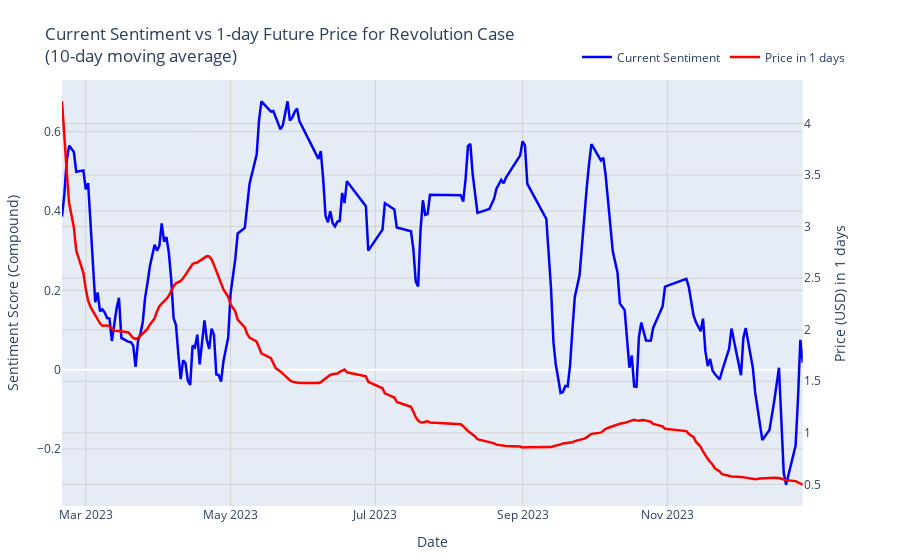

The code cell stored with this chart in its notebook:
### Markdown cell above
## timeseries - compound polarity against price plot

### Code cell
# Create a copy for this analysis
polarity_price_df = merged_df.copy()

# Set the prediction lag in days
prediction_days = 1  # Adjust this value as needed

# Shift price forward (future price)
polarity_price_df['future_price'] = polarity_price_df['price_usd'].shift(-prediction_days)

# Calculate smoothened versions
window_size = 10
polarity_price_df['smooth_compound'] = polarity_price_df['compound'].rolling(window=window_size).mean()
polarity_price_df['smooth_future_price'] = polarity_price_df['future_price'].rolling(window=window_size).mean()

# Remove NaN values created by the shift and smoothing
polarity_price_df = polarity_price_df.dropna(subset=['smooth_compound', 'smooth_future_price'])

# Create figure with secondary y-axis
fig = make_subplots(specs=[[{"secondary_y": True}]])

# Add smoothened traces
fig.add_trace(
    go.Scatter(x=polarity_price_df['date'], y=polarity_price_df['smooth_compound'], 
               name="Current Sentiment", line=dict(color='blue', width=2.5)),
    secondary_y=False,
)

fig.add_trace(
    go.Scatter(x=polarity_price_df['date'], y=polarity_price_df['smooth_future_price'], 
               name=f"Price in {prediction_days} days", line=dict(color='red', width=2.5)),
    secondary_y=True,
)

# Update layout
fig.update_layout(
    title_text=f"Current Sentiment vs {prediction_days}-day Future Price for {ITEM}<br>({window_size}-day moving average)",
    legend=dict(orientation="h", yanchor="bottom", y=1.02, xanchor="right", x=1),
    margin=dict(l=50, r=50, t=80, b=50),
)

# Update axes
fig.update_yaxes(title_text="Sentiment Score (Compound)", secondary_y=False, gridcolor='lightgrey')
fig.update_yaxes(title_text=f"Price (USD) in {prediction_days} days", secondary_y=True, gridcolor='lightgrey')
fig.update_xaxes(title_text="Date", gridcolor='lightgrey')

# Show the figure
fig.show()

# Save figures
save_dir = os.path.join(GAME_PRICE_PREDICTION_PATH, 'data', 'figures', ITEM_SANITIZED)
os.makedirs(save_dir, exist_ok=True)

fig.write_image(
    os.path.join(save_dir, f'timeseries_pol_price_prediction_{prediction_days}days.png'),
    width=1920, height=1080, scale=2
)

fig.write_html(os.path.join(save_dir, f'timeseries_pol_price_prediction_{prediction_days}days.html'))

### Figure 1 — Plotly figure (JSON) as saved in the notebook; plotly's stock layout.template omitted (floating-point values rounded to 4 significant figures; data arrays with more than 128 entries replaced by an {"elided": "..."} marker saying what was removed)
{"data": [{"line": {"color": "blue", "width": 2.5}, "name": "Current Sentiment", "type": "scatter", "x": {"elided": "205 str values"}, "xaxis": "x", "y": {"elided": "205 float values"}, "yaxis": "y"}, {"line": {"color": "red", "width": 2.5}, "name": "Price in 1 days", "type": "scatter", "x": {"elided": "205 str values"}, "xaxis": "x", "y": {"elided": "205 float values"}, "yaxis": "y2"}], "layout": {"legend": {"orientation": "h", "x": 1, "xanchor": "right", "y": 1.02, "yanchor": "bottom"}, "margin": {"b": 50, "l": 50, "r": 50, "t": 80}, "title": {"text": "Current Sentiment vs 1-day Future Price for Revolution Case<br>(10-day moving average)"}, "xaxis": {"anchor": "y", "domain": [0, 0.94], "gridcolor": "lightgrey", "title": {"text": "Date"}}, "yaxis": {"anchor": "x", "domain": [0, 1], "gridcolor": "lightgrey", "title": {"text": "Sentiment Score (Compound)"}}, "yaxis2": {"anchor": "x", "gridcolor": "lightgrey", "overlaying": "y", "side": "right", "title": {"text": "Price (USD) in 1 days"}}}}
